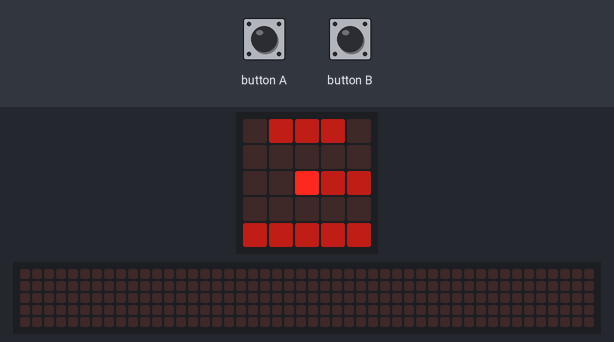
Simulated run of this program. Board: BBC micro:bit running MicroPython. On the bench: the board's 5×5 LED display, a strip that is not on the board, showing the scrolling text unrolled. Random numbers come from a fixed seed; the 48×5 strip is a reading aid, not a part: it shows the text the display is scrolling, unrolled, one strip-width of it at a time.

Above: at 0.15 s.
At 0.7 s:
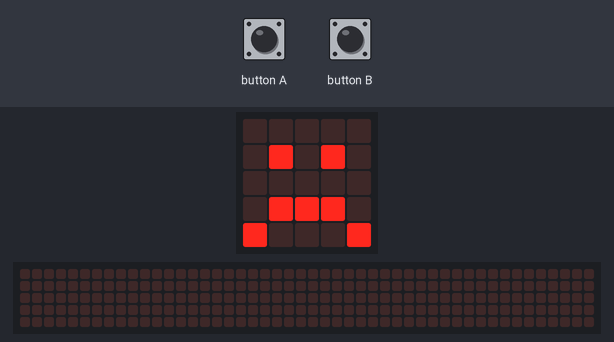
At 2.26 s:
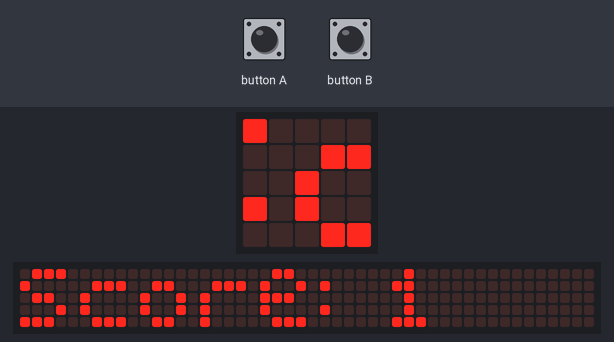
At 3.76 s:
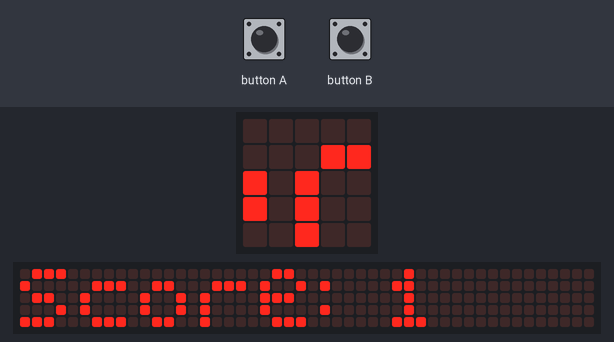
At 5.26 s:
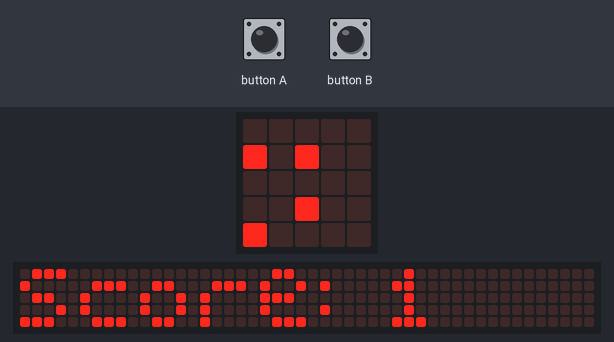
At 6.91 s:
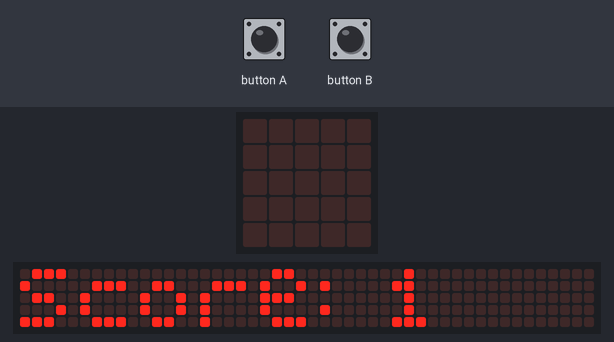

Measured:
- what the display in image 1 shows lasts 0.5 s, from 0.6 s to 1.1 s

The program:

microbit_eindopdracht.py
```python
from microbit import *
import random

# zorgt ervoor dat de waarde tussen de max en min zit
def check_bounds(val, min, max):
    if val < min:
        val = min
    if val > max:
        val = max
    return val


dx = 50             # de x en y coordinaten van het bolletje
dy = 50
score = 0           # score (in dit geval level)
speed_y = 0         # de verticale snelheid waarmee het poppetje omhoog gaat
frame = 0           # frame snelheid

# constants
afstand_tussen_platformen = 3   # de afstand tussen de platformen
score_voor_volgend_level = 8   # aantal punten voor volgend level


achtergrond = Image("03330:00000:00033:00000:33333") # De platformen voor op de achtergrond


levels = [30, 25, 20, 18, 15, 12, 10]
current_level = 0

# door deze loop blijven de levels door gaan
while True:

    # Dit zorgt ervoor dat het balletje naar beneden valt
    if speed_y < 5:
        speed_y += 1
    dy += speed_y

    # naar rechts
    if button_a.is_pressed():
        dx -= 5

    # naar links
    if button_b.is_pressed():
        dx += 5

    #Dit zorgt ervoor dat de doodle binnen het scherm opduikt en niet daarbuiten
    dy = check_bounds(dy, 0, 99)
    dx = check_bounds(dx, 0, 99)


    display.show(achtergrond) #dit laat de platformen zien

    #Dit zorgt ervoor dat de microbit
    dx_scaled = int(5*dx/100)
    dy_scaled = int(5*dy/100)


    frame += 1 #extra frame teller

    # de start
    if frame % levels[current_level] == 0:
        score += 1
        achtergrond = achtergrond.shift_down(1)

        # naar het volgende level
        if score % score_voor_volgend_level == 0:
            current_level += 1
            display.scroll("Level " + str(current_level + 1))
            if current_level >= len(levels):
                current_level = len(levels) - 1

        # cre
        if score % afstand_tussen_platformen == 0:
            platform_start = random.randint(0,3)
            platform_end = random.randint(platform_start + 1, 4)
            for x in range(platform_start, platform_end):
                background.set_pixel(x, 0, 3)

    #Dit zorgt ervoor dar het bolletje springt wanneer het op een platform land
    if achtergrond.get_pixel(dx_scaled, dy_scaled) == 3 and speed_y > 2:
        speed_y = -11

    # Het spel word hier afgesloten waarneer iemand het platform mist en de grond raakt
    elif dy_scaled == 4:
        display.show(Image.SAD)
        sleep(500)
        display.scroll("Score: " + str(score))
        break


    display.set_pixel(dx_scaled, dy_scaled, 9) #het uiterlijk van het bolletje

    sleep(20)
```
